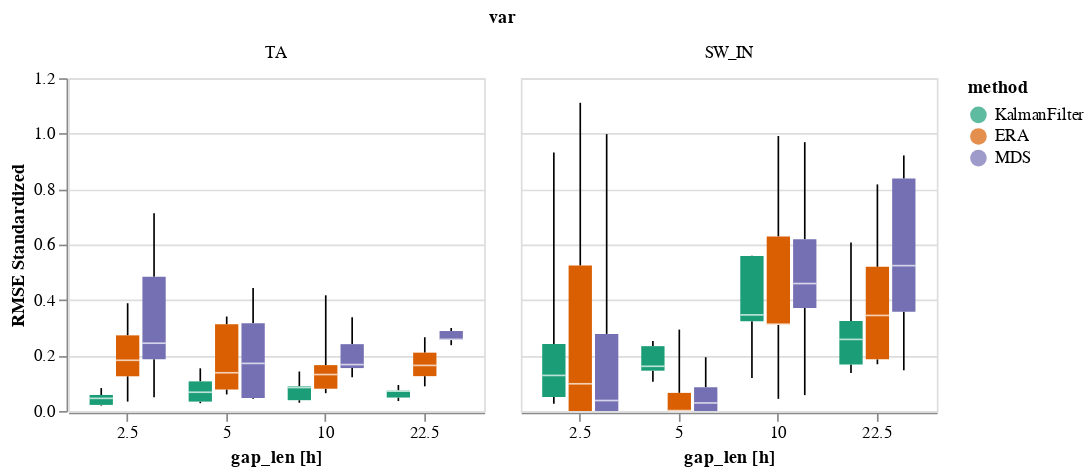

Write notebook code for a chart like this one.
### Code cell
the_plot_stand2(data_results)

### Figure 1 — Vega-Lite specification as saved in the notebook (floating-point values rounded to 4 significant figures)
{"config": {"view": {"continuousWidth": 300, "continuousHeight": 300}}, "data": {"name": "data-4df2c5234880b2411871d564e0b16182"}, "facet": {"field": "var", "sort": ["TA", "SW_IN", "LW_IN", "VPD", "WS", "PA", "P", "SWC", "TS"], "type": "ordinal"}, "spec": {"mark": {"type": "boxplot", "extent": "min-max"}, "encoding": {"color": {"field": "method", "scale": {"domain": ["KalmanFilter", "ERA", "MDS"], "scheme": "dark2"}, "type": "nominal"}, "x": {"axis": {"labelAngle": 0}, "field": "gap_len", "title": "gap_len [h]", "type": "nominal"}, "xOffset": {"field": "method", "scale": {"domain": ["KalmanFilter", "ERA", "MDS"]}, "sort": ["KalmanFilter", "ERA", "MDS"], "type": "ordinal"}, "y": {"axis": {"grid": true}, "field": "rmse_stand", "title": "RMSE Standardized", "type": "quantitative"}}, "height": 200, "width": 250}, "columns": 3, "$schema": "https://vega.github.io/schema/vega-lite/v5.2.0.json", "datasets": {"data-4df2c5234880b2411871d564e0b16182": [{"method": "KalmanFilter", "var": "TA", "gap_len": 2.5, "idx_rep": 0, "rmse": 0.4586, "rmse_stand": 0.05787}, {"method": "KalmanFilter", "var": "TA", "gap_len": 2.5, "idx_rep": 1, "rmse": 0.1565, "rmse_stand": 0.01975}, {"method": "KalmanFilter", "var": "TA", "gap_len": 2.5, "idx_rep": 2, "rmse": 0.1744, "rmse_stand": 0.02201}, {"method": "KalmanFilter", "var": "TA", "gap_len": 2.5, "idx_rep": 3, "rmse": 0.3613, "rmse_stand": 0.0456}, {"method": "KalmanFilter", "var": "TA", "gap_len": 2.5, "idx_rep": 4, "rmse": 0.6554, "rmse_stand": 0.0827}, {"method": "ERA", "var": "TA", "gap_len": 2.5, "idx_rep": 0, "rmse": 1.449, "rmse_stand": 0.1829}, {"method": "ERA", "var": "TA", "gap_len": 2.5, "idx_rep": 1, "rmse": 2.162, "rmse_stand": 0.2728}, {"method": "ERA", "var": "TA", "gap_len": 2.5, "idx_rep": 2, "rmse": 3.08, "rmse_stand": 0.3886}, {"method": "ERA", "var": "TA", "gap_len": 2.5, "idx_rep": 3, "rmse": 0.269, "rmse_stand": 0.03394}, {"method": "ERA", "var": "TA", "gap_len": 2.5, "idx_rep": 4, "rmse": 0.9926, "rmse_stand": 0.1253}, {"method": "MDS", "var": "TA", "gap_len": 2.5, "idx_rep": 0, "rmse": 3.836, "rmse_stand": 0.4841}, {"method": "MDS", "var": "TA", "gap_len": 2.5, "idx_rep": 1, "rmse": 1.477, "rmse_stand": 0.1864}, {"method": "MDS", "var": "TA", "gap_len": 2.5, "idx_rep": 2, "rmse": 1.938, "rmse_stand": 0.2445}, {"method": "MDS", "var": "TA", "gap_len": 2.5, "idx_rep": 3, "rmse": 5.648, "rmse_stand": 0.7127}, {"method": "MDS", "var": "TA", "gap_len": 2.5, "idx_rep": 4, "rmse": 0.3964, "rmse_stand": 0.05002}, {"method": "KalmanFilter", "var": "TA", "gap_len": 5.0, "idx_rep": 0, "rmse": 0.2689, "rmse_stand": 0.03393}, {"method": "KalmanFilter", "var": "TA", "gap_len": 5.0, "idx_rep": 1, "rmse": 1.22, "rmse_stand": 0.154}, {"method": "KalmanFilter", "var": "TA", "gap_len": 5.0, "idx_rep": 2, "rmse": 0.5364, "rmse_stand": 0.06769}, {"method": "KalmanFilter", "var": "TA", "gap_len": 5.0, "idx_rep": 3, "rmse": 0.8467, "rmse_stand": 0.1068}, {"method": "KalmanFilter", "var": "TA", "gap_len": 5.0, "idx_rep": 4, "rmse": 0.2229, "rmse_stand": 0.02813}, {"method": "ERA", "var": "TA", "gap_len": 5.0, "idx_rep": 0, "rmse": 0.6162, "rmse_stand": 0.07775}, {"method": "ERA", "var": "TA", "gap_len": 5.0, "idx_rep": 1, "rmse": 2.7, "rmse_stand": 0.3407}, {"method": "ERA", "var": "TA", "gap_len": 5.0, "idx_rep": 2, "rmse": 2.479, "rmse_stand": 0.3128}, {"method": "ERA", "var": "TA", "gap_len": 5.0, "idx_rep": 3, "rmse": 1.093, "rmse_stand": 0.1379}, {"method": "ERA", "var": "TA", "gap_len": 5.0, "idx_rep": 4, "rmse": 0.4736, "rmse_stand": 0.05976}, {"method": "MDS", "var": "TA", "gap_len": 5.0, "idx_rep": 0, "rmse": 0.3702, "rmse_stand": 0.04671}, {"method": "MDS", "var": "TA", "gap_len": 5.0, "idx_rep": 1, "rmse": 2.505, "rmse_stand": 0.3161}, {"method": "MDS", "var": "TA", "gap_len": 5.0, "idx_rep": 2, "rmse": 1.361, "rmse_stand": 0.1717}, {"method": "MDS", "var": "TA", "gap_len": 5.0, "idx_rep": 3, "rmse": 3.518, "rmse_stand": 0.4439}, {"method": "MDS", "var": "TA", "gap_len": 5.0, "idx_rep": 4, "rmse": 0.3487, "rmse_stand": 0.044}, {"method": "KalmanFilter", "var": "TA", "gap_len": 10.0, "idx_rep": 0, "rmse": 0.3094, "rmse_stand": 0.03904}, {"method": "KalmanFilter", "var": "TA", "gap_len": 10.0, "idx_rep": 1, "rmse": 1.129, "rmse_stand": 0.1424}, {"method": "KalmanFilter", "var": "TA", "gap_len": 10.0, "idx_rep": 2, "rmse": 0.2358, "rmse_stand": 0.02975}, {"method": "KalmanFilter", "var": "TA", "gap_len": 10.0, "idx_rep": 3, "rmse": 0.7055, "rmse_stand": 0.08902}, {"method": "KalmanFilter", "var": "TA", "gap_len": 10.0, "idx_rep": 4, "rmse": 0.6711, "rmse_stand": 0.08469}, {"method": "ERA", "var": "TA", "gap_len": 10.0, "idx_rep": 0, "rmse": 0.6373, "rmse_stand": 0.08042}, {"method": "ERA", "var": "TA", "gap_len": 10.0, "idx_rep": 1, "rmse": 3.307, "rmse_stand": 0.4173}, {"method": "ERA", "var": "TA", "gap_len": 10.0, "idx_rep": 2, "rmse": 0.5084, "rmse_stand": 0.06416}, {"method": "ERA", "var": "TA", "gap_len": 10.0, "idx_rep": 3, "rmse": 1.042, "rmse_stand": 0.1315}, {"method": "ERA", "var": "TA", "gap_len": 10.0, "idx_rep": 4, "rmse": 1.311, "rmse_stand": 0.1654}, {"method": "MDS", "var": "TA", "gap_len": 10.0, "idx_rep": 0, "rmse": 1.91, "rmse_stand": 0.241}, {"method": "MDS", "var": "TA", "gap_len": 10.0, "idx_rep": 1, "rmse": 0.9629, "rmse_stand": 0.1215}, {"method": "MDS", "var": "TA", "gap_len": 10.0, "idx_rep": 2, "rmse": 1.227, "rmse_stand": 0.1548}, {"method": "MDS", "var": "TA", "gap_len": 10.0, "idx_rep": 3, "rmse": 2.681, "rmse_stand": 0.3383}, {"method": "MDS", "var": "TA", "gap_len": 10.0, "idx_rep": 4, "rmse": 1.327, "rmse_stand": 0.1674}, {"method": "KalmanFilter", "var": "TA", "gap_len": 22.5, "idx_rep": 0, "rmse": 0.5864, "rmse_stand": 0.074}, {"method": "KalmanFilter", "var": "TA", "gap_len": 22.5, "idx_rep": 1, "rmse": 0.2843, "rmse_stand": 0.03588}, {"method": "KalmanFilter", "var": "TA", "gap_len": 22.5, "idx_rep": 2, "rmse": 0.7435, "rmse_stand": 0.09382}, {"method": "KalmanFilter", "var": "TA", "gap_len": 22.5, "idx_rep": 3, "rmse": 0.5667, "rmse_stand": 0.07151}, {"method": "KalmanFilter", "var": "TA", "gap_len": 22.5, "idx_rep": 4, "rmse": 0.3841, "rmse_stand": 0.04847}, {"method": "ERA", "var": "TA", "gap_len": 22.5, "idx_rep": 0, "rmse": 1.667, "rmse_stand": 0.2104}, {"method": "ERA", "var": "TA", "gap_len": 22.5, "idx_rep": 1, "rmse": 1.303, "rmse_stand": 0.1645}, {"method": "ERA", "var": "TA", "gap_len": 22.5, "idx_rep": 2, "rmse": 2.108, "rmse_stand": 0.266}, {"method": "ERA", "var": "TA", "gap_len": 22.5, "idx_rep": 3, "rmse": 0.9962, "rmse_stand": 0.1257}, {"method": "ERA", "var": "TA", "gap_len": 22.5, "idx_rep": 4, "rmse": 0.7051, "rmse_stand": 0.08898}, {"method": "MDS", "var": "TA", "gap_len": 22.5, "idx_rep": 0, "rmse": 2.285, "rmse_stand": 0.2884}, {"method": "MDS", "var": "TA", "gap_len": 22.5, "idx_rep": 1, "rmse": 2.047, "rmse_stand": 0.2583}, {"method": "MDS", "var": "TA", "gap_len": 22.5, "idx_rep": 2, "rmse": 2.373, "rmse_stand": 0.2994}, {"method": "MDS", "var": "TA", "gap_len": 22.5, "idx_rep": 3, "rmse": 1.88, "rmse_stand": 0.2373}, {"method": "MDS", "var": "TA", "gap_len": 22.5, "idx_rep": 4, "rmse": 2.03, "rmse_stand": 0.2562}, {"method": "KalmanFilter", "var": "SW_IN", "gap_len": 2.5, "idx_rep": 0, "rmse": 190.1, "rmse_stand": 0.9318}, {"method": "KalmanFilter", "var": "SW_IN", "gap_len": 2.5, "idx_rep": 1, "rmse": 49.22, "rmse_stand": 0.2413}, {"method": "KalmanFilter", "var": "SW_IN", "gap_len": 2.5, "idx_rep": 2, "rmse": 26.18, "rmse_stand": 0.1283}, {"method": "KalmanFilter", "var": "SW_IN", "gap_len": 2.5, "idx_rep": 3, "rmse": 10.3, "rmse_stand": 0.05048}, {"method": "KalmanFilter", "var": "SW_IN", "gap_len": 2.5, "idx_rep": 4, "rmse": 5.383, "rmse_stand": 0.02639}, {"method": "ERA", "var": "SW_IN", "gap_len": 2.5, "idx_rep": 0, "rmse": 226.7, "rmse_stand": 1.111}, {"method": "ERA", "var": "SW_IN", "gap_len": 2.5, "idx_rep": 1, "rmse": 107.0, "rmse_stand": 0.5243}, {"method": "ERA", "var": "SW_IN", "gap_len": 2.5, "idx_rep": 2, "rmse": 0.0, "rmse_stand": 0.0}, {"method": "ERA", "var": "SW_IN", "gap_len": 2.5, "idx_rep": 3, "rmse": 20.03, "rmse_stand": 0.09819}, {"method": "ERA", "var": "SW_IN", "gap_len": 2.5, "idx_rep": 4, "rmse": 0.0, "rmse_stand": 0.0}, {"method": "MDS", "var": "SW_IN", "gap_len": 2.5, "idx_rep": 0, "rmse": 203.7, "rmse_stand": 0.9984}, {"method": "MDS", "var": "SW_IN", "gap_len": 2.5, "idx_rep": 1, "rmse": 56.69, "rmse_stand": 0.2779}, {"method": "MDS", "var": "SW_IN", "gap_len": 2.5, "idx_rep": 2, "rmse": 0.0, "rmse_stand": 0.0}, {"method": "MDS", "var": "SW_IN", "gap_len": 2.5, "idx_rep": 3, "rmse": 7.711, "rmse_stand": 0.0378}, {"method": "MDS", "var": "SW_IN", "gap_len": 2.5, "idx_rep": 4, "rmse": 0.0, "rmse_stand": 0.0}, {"method": "KalmanFilter", "var": "SW_IN", "gap_len": 5.0, "idx_rep": 0, "rmse": 47.7, "rmse_stand": 0.2338}, {"method": "KalmanFilter", "var": "SW_IN", "gap_len": 5.0, "idx_rep": 1, "rmse": 29.68, "rmse_stand": 0.1455}, {"method": "KalmanFilter", "var": "SW_IN", "gap_len": 5.0, "idx_rep": 2, "rmse": 32.9, "rmse_stand": 0.1613}, {"method": "KalmanFilter", "var": "SW_IN", "gap_len": 5.0, "idx_rep": 3, "rmse": 51.41, "rmse_stand": 0.252}, {"method": "KalmanFilter", "var": "SW_IN", "gap_len": 5.0, "idx_rep": 4, "rmse": 21.58, "rmse_stand": 0.1058}, {"method": "ERA", "var": "SW_IN", "gap_len": 5.0, "idx_rep": 0, "rmse": 0.3226, "rmse_stand": 0.001581}, {"method": "ERA", "var": "SW_IN", "gap_len": 5.0, "idx_rep": 1, "rmse": 59.87, "rmse_stand": 0.2935}, {"method": "ERA", "var": "SW_IN", "gap_len": 5.0, "idx_rep": 2, "rmse": 0.0, "rmse_stand": 0.0}, {"method": "ERA", "var": "SW_IN", "gap_len": 5.0, "idx_rep": 3, "rmse": 0.0, "rmse_stand": 0.0}, {"method": "ERA", "var": "SW_IN", "gap_len": 5.0, "idx_rep": 4, "rmse": 13.34, "rmse_stand": 0.06538}, {"method": "MDS", "var": "SW_IN", "gap_len": 5.0, "idx_rep": 0, "rmse": 5.924, "rmse_stand": 0.02904}, {"method": "MDS", "var": "SW_IN", "gap_len": 5.0, "idx_rep": 1, "rmse": 39.57, "rmse_stand": 0.194}, {"method": "MDS", "var": "SW_IN", "gap_len": 5.0, "idx_rep": 2, "rmse": 0.0, "rmse_stand": 0.0}, {"method": "MDS", "var": "SW_IN", "gap_len": 5.0, "idx_rep": 3, "rmse": 0.0, "rmse_stand": 0.0}, {"method": "MDS", "var": "SW_IN", "gap_len": 5.0, "idx_rep": 4, "rmse": 17.48, "rmse_stand": 0.08567}, {"method": "KalmanFilter", "var": "SW_IN", "gap_len": 10.0, "idx_rep": 0, "rmse": 114.0, "rmse_stand": 0.5587}, {"method": "KalmanFilter", "var": "SW_IN", "gap_len": 10.0, "idx_rep": 1, "rmse": 114.1, "rmse_stand": 0.5595}, {"method": "KalmanFilter", "var": "SW_IN", "gap_len": 10.0, "idx_rep": 2, "rmse": 24.31, "rmse_stand": 0.1192}, {"method": "KalmanFilter", "var": "SW_IN", "gap_len": 10.0, "idx_rep": 3, "rmse": 70.71, "rmse_stand": 0.3466}, {"method": "KalmanFilter", "var": "SW_IN", "gap_len": 10.0, "idx_rep": 4, "rmse": 65.95, "rmse_stand": 0.3233}, {"method": "ERA", "var": "SW_IN", "gap_len": 10.0, "idx_rep": 0, "rmse": 128.4, "rmse_stand": 0.6293}, {"method": "ERA", "var": "SW_IN", "gap_len": 10.0, "idx_rep": 1, "rmse": 202.3, "rmse_stand": 0.9915}, {"method": "ERA", "var": "SW_IN", "gap_len": 10.0, "idx_rep": 2, "rmse": 8.929, "rmse_stand": 0.04377}, {"method": "ERA", "var": "SW_IN", "gap_len": 10.0, "idx_rep": 3, "rmse": 63.87, "rmse_stand": 0.3131}, {"method": "ERA", "var": "SW_IN", "gap_len": 10.0, "idx_rep": 4, "rmse": 63.6, "rmse_stand": 0.3117}, {"method": "MDS", "var": "SW_IN", "gap_len": 10.0, "idx_rep": 0, "rmse": 197.8, "rmse_stand": 0.9694}, {"method": "MDS", "var": "SW_IN", "gap_len": 10.0, "idx_rep": 1, "rmse": 126.4, "rmse_stand": 0.6194}, {"method": "MDS", "var": "SW_IN", "gap_len": 10.0, "idx_rep": 2, "rmse": 11.69, "rmse_stand": 0.05732}, {"method": "MDS", "var": "SW_IN", "gap_len": 10.0, "idx_rep": 3, "rmse": 75.86, "rmse_stand": 0.3719}, {"method": "MDS", "var": "SW_IN", "gap_len": 10.0, "idx_rep": 4, "rmse": 93.76, "rmse_stand": 0.4596}, {"method": "KalmanFilter", "var": "SW_IN", "gap_len": 22.5, "idx_rep": 0, "rmse": 123.9, "rmse_stand": 0.6075}, {"method": "KalmanFilter", "var": "SW_IN", "gap_len": 22.5, "idx_rep": 1, "rmse": 66.15, "rmse_stand": 0.3243}, {"method": "KalmanFilter", "var": "SW_IN", "gap_len": 22.5, "idx_rep": 2, "rmse": 34.15, "rmse_stand": 0.1674}, {"method": "KalmanFilter", "var": "SW_IN", "gap_len": 22.5, "idx_rep": 3, "rmse": 52.67, "rmse_stand": 0.2582}, {"method": "KalmanFilter", "var": "SW_IN", "gap_len": 22.5, "idx_rep": 4, "rmse": 27.98, "rmse_stand": 0.1371}, {"method": "ERA", "var": "SW_IN", "gap_len": 22.5, "idx_rep": 0, "rmse": 166.7, "rmse_stand": 0.8171}, {"method": "ERA", "var": "SW_IN", "gap_len": 22.5, "idx_rep": 1, "rmse": 106.0, "rmse_stand": 0.5198}, {"method": "ERA", "var": "SW_IN", "gap_len": 22.5, "idx_rep": 2, "rmse": 34.4, "rmse_stand": 0.1686}, {"method": "ERA", "var": "SW_IN", "gap_len": 22.5, "idx_rep": 3, "rmse": 70.29, "rmse_stand": 0.3446}, {"method": "ERA", "var": "SW_IN", "gap_len": 22.5, "idx_rep": 4, "rmse": 38.02, "rmse_stand": 0.1864}, {"method": "MDS", "var": "SW_IN", "gap_len": 22.5, "idx_rep": 0, "rmse": 188.0, "rmse_stand": 0.9215}, {"method": "MDS", "var": "SW_IN", "gap_len": 22.5, "idx_rep": 1, "rmse": 106.9, "rmse_stand": 0.5242}, {"method": "MDS", "var": "SW_IN", "gap_len": 22.5, "idx_rep": 2, "rmse": 29.95, "rmse_stand": 0.1468}, {"method": "MDS", "var": "SW_IN", "gap_len": 22.5, "idx_rep": 3, "rmse": 171.0, "rmse_stand": 0.838}, {"method": "MDS", "var": "SW_IN", "gap_len": 22.5, "idx_rep": 4, "rmse": 73.08, "rmse_stand": 0.3582}]}}
